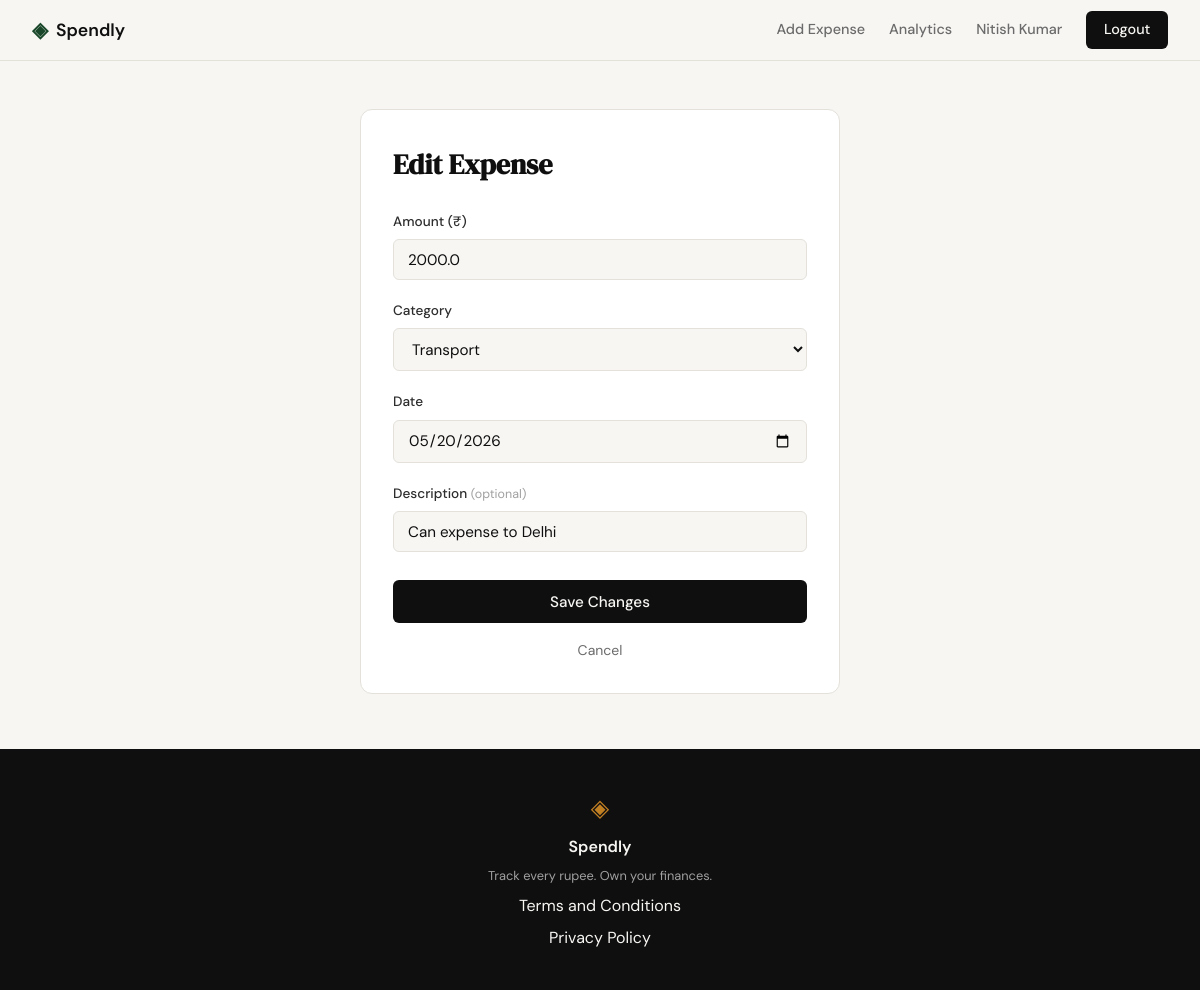
The page /expenses/20/edit (signed in) on the database its author committed.
### tables this page shows
CREATE TABLE expenses (
            id          INTEGER PRIMARY KEY AUTOINCREMENT,
            user_id     INTEGER NOT NULL REFERENCES users(id),
            amount      REAL    NOT NULL,
            category    TEXT    NOT NULL,
            date        TEXT    NOT NULL,
            description TEXT,
            created_at  TEXT    DEFAULT (datetime('now'))
        );

### app.py (the view, shortened to what this page needs)
@app.route("/expenses/<int:id>/edit", methods=["GET", "POST"])
def edit_expense(id):
    if not session.get("user_id"):
        return redirect(url_for("login"))
    expense = get_expense_by_id(id, session["user_id"])
    if expense is None:
        abort(404)
    if request.method == "GET":
        return render_template(
            "edit_expense.html",
            expense=expense,
            categories=VALID_CATEGORIES,
        )

### database/db.py (called while the page is built)
def get_db():
    conn = sqlite3.connect(DB_PATH)
    conn.row_factory = sqlite3.Row
    conn.execute("PRAGMA foreign_keys = ON")
    return conn

### database/queries.py (called while the page is built)
def get_expense_by_id(expense_id, user_id):
    conn = get_db()
    row = conn.execute(
        "SELECT id, amount, category, date, description "
        "FROM expenses WHERE id = ? AND user_id = ?",
        (expense_id, user_id),
    ).fetchone()
    conn.close()
    if row is None:
        return None
    return {
        "id": row["id"],
        "amount": row["amount"],
        "category": row["category"],
        "date": row["date"],
        "description": row["description"] or "",
    }

### templates/edit_expense.html (shortened to what this page needs)
{% extends "base.html" %}
{% block head %}
<link rel="stylesheet" href="{{ url_for('static', filename='css/add_expense.css') }}">
{% endblock %}
{% block content %}
<div class="add-expense-page">
    <h1>Edit Expense</h1>
    <form method="POST" action="{{ url_for('edit_expense', id=expense.id) }}">
        <div class="form-group">
            <label for="amount">Amount (₹)</label>
            <input type="number" id="amount" name="amount"
                   class="form-input"
                   step="0.01" min="0.01"
                   value="{{ form.amount if form else expense.amount }}"
                   placeholder="0.00" required>
        </div>
        <div class="form-group">
            <label for="category">Category</label>
            <select id="category" name="category" class="form-input" required>
                {% for c in categories %}
                <option value="{{ c }}"
                    {% if form %}
                        {% if form.category == c %}selected{% endif %}
                    {% else %}
                        {% if expense.category == c %}selected{% endif %}
                    {% endif %}>
                    {{ c }}
                </option>
                {% endfor %}
            </select>
        </div>
        <div class="form-group">
            <label for="date">Date</label>
            <input type="date" id="date" name="date"
                   class="form-input"
                   value="{{ form.date if form else expense.date }}"
                   required>
        </div>
        <div class="form-group">
            <label for="description">Description <span class="optional-label">(optional)</span></label>
            <input type="text" id="description" name="description"
                   class="form-input"
                   maxlength="200"
                   value="{{ form.description if form else expense.description }}"
                   placeholder="e.g. Lunch at cafe">
        </div>
        <button type="submit" class="btn-submit">Save Changes</button>
    </form>
    <a href="{{ url_for('profile') }}" class="cancel-link">Cancel</a>
</div>
{% endblock %}

### static/css/style.css (style rules this page uses)
:root { --ink: #0f0f0f; --ink-soft: #2d2d2d; --ink-muted: #6b6b6b; --ink-faint: #a0a0a0; --paper: #f7f6f3; --paper-warm: #f0ede6; --paper-card: #ffffff; --accent: #1a472a; --accent-light: #e8f0eb; --accent-2: #c17f24; --accent-2-light: #fdf3e3; --danger: #c0392b; --danger-light: #fdecea; --border: #e4e1da; --border-soft: #eeebe4; --font-display: 'DM Serif Display', Georgia, serif; --font-body: 'DM Sans', system-ui, sans-serif; --max-width: 1200px; --auth-width: 440px; --radius-sm: 6px; --radius-md: 12px; --radius-lg: 20px; }
*, *::before, *::after { box-sizing: border-box; margin: 0; padding: 0; }
html { font-size: 16px; scroll-behavior: smooth; }
body { background: var(--paper); color: var(--ink); font-family: var(--font-body); font-size: 1rem; line-height: 1.6; -webkit-font-smoothing: antialiased; }
a { color: inherit; text-decoration: none; }
.form-group { margin-bottom: 1.25rem; }
.form-group label { display: block; font-size: 0.85rem; font-weight: 500; color: var(--ink-soft); margin-bottom: 0.4rem; }
.form-input { width: 100%; padding: 0.6rem 0.875rem; border: 1px solid var(--border); border-radius: var(--radius-sm); font-family: var(--font-body); font-size: 0.95rem; color: var(--ink); background: var(--paper); outline: none; transition: border-color 0.2s; }
.form-input::placeholder { color: var(--ink-faint); }
.btn-submit { width: 100%; padding: 0.7rem; background: var(--ink); color: var(--paper); border: none; border-radius: var(--radius-sm); font-family: var(--font-body); font-size: 0.95rem; font-weight: 500; cursor: pointer; transition: background 0.2s; margin-top: 0.5rem; }

### static/css/add_expense.css (style rules this page uses)
.add-expense-page { max-width: 480px; margin: 3rem auto; padding: 2rem; background: var(--paper-card); border: 1px solid var(--border); border-radius: var(--radius-md); }
.add-expense-page h1 { font-family: var(--font-display); font-size: 1.75rem; color: var(--ink); margin-bottom: 1.5rem; }
.optional-label { font-size: 0.78rem; color: var(--ink-faint); font-weight: 400; }
.cancel-link { display: block; text-align: center; margin-top: 1rem; font-size: 0.875rem; color: var(--ink-muted); text-decoration: none; }

### rows shown on the page
expenses: amount "2000.0", category "Transport", date "05/20/2026", description "Can expense to Delhi"

### other values the page prints
{{ session["user_name"] }} "Nitish Kumar"
